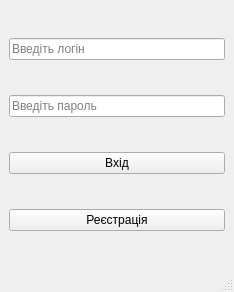
<?xml version="1.0" encoding="UTF-8"?>
<ui version="4.0">
 <class>MainWindow</class>
 <widget class="QMainWindow" name="MainWindow">
  <property name="geometry">
   <rect>
    <x>0</x>
    <y>0</y>
    <width>234</width>
    <height>292</height>
   </rect>
  </property>
  <property name="windowTitle">
   <string>MainWindow</string>
  </property>
  <widget class="QWidget" name="centralwidget">
   <layout class="QVBoxLayout" name="verticalLayout">
    <item>
     <widget class="QLineEdit" name="name">
      <property name="placeholderText">
       <string>Введіть логін</string>
      </property>
     </widget>
    </item>
    <item>
     <widget class="QLineEdit" name="password">
      <property name="placeholderText">
       <string>Введіть пароль</string>
      </property>
     </widget>
    </item>
    <item>
     <widget class="QPushButton" name="loginButton">
      <property name="text">
       <string>Вхід</string>
      </property>
     </widget>
    </item>
    <item>
     <widget class="QPushButton" name="regiterButton">
      <property name="text">
       <string>Реєстрація</string>
      </property>
     </widget>
    </item>
   </layout>
  </widget>
  <widget class="QMenuBar" name="menubar">
   <property name="geometry">
    <rect>
     <x>0</x>
     <y>0</y>
     <width>234</width>
     <height>25</height>
    </rect>
   </property>
  </widget>
  <widget class="QStatusBar" name="statusbar"/>
 </widget>
 <resources/>
 <connections/>
</ui>
